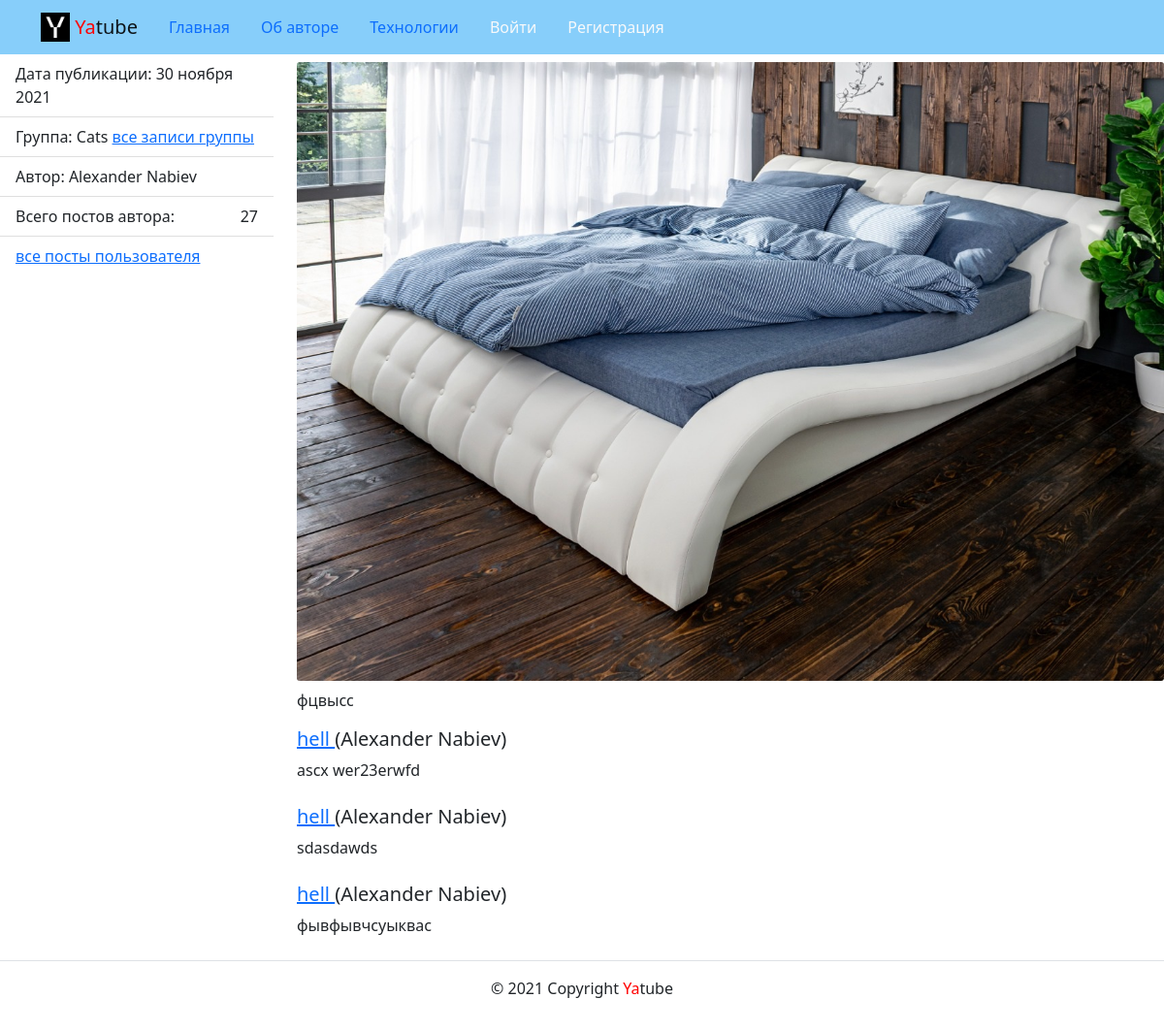
Page /posts/68/ on the committed database.
### posts/models.py (models this page shows, shortened)
class Post(models.Model):
    text = models.TextField(
        verbose_name='Текст поста',
        help_text='Введите текст поста в поле выше',
    )
    pub_date = models.DateTimeField(
        auto_now_add=True,
        verbose_name='Дата поста',
    )
    author = ForeignKey(
        User,
        on_delete=models.CASCADE,
        related_name='posts',
        verbose_name='Автор поста',
    )
    group = ForeignKey(
        Group,
        on_delete=models.SET_NULL,
        related_name='posts',
        blank=True,
        null=True,
        verbose_name='Группа поста',
        help_text='Выберите группу'
    )
    image = models.ImageField(
        upload_to='posts/',
        blank=True,
        verbose_name='Картинка',
        help_text='Выберите картинку',
    )
    class Meta:
        ordering = ('-pub_date',)
        verbose_name = 'Пост'
        verbose_name_plural = 'Посты'

class Comment(models.Model):
    text = models.TextField(
        verbose_name='Текст комментария',
        help_text='Введите текст комментария в поле выше',
    )
    created = models.DateTimeField(
        auto_now_add=True,
        verbose_name='Дата поста',
    )
    post = ForeignKey(
        Post,
        on_delete=models.CASCADE,
        related_name='comments',
        blank=True,
        null=True,
        verbose_name='Комментарий',
        help_text='Комментарий поста'
    )
    author = ForeignKey(
        User,
        on_delete=models.CASCADE,
        related_name='comments',
        verbose_name='Комментарий пользователя',
    )
    class Meta:
        ordering = ('-created',)
        verbose_name = 'Комментарий'
        verbose_name_plural = 'Комментарии'

### groups/models.py (models this page shows)
class Group(models.Model):
    title = models.CharField(
        max_length=200,
        verbose_name='Название группы',
        help_text='Введите название группы',
    )
    slug = models.SlugField(
        unique=True,
        verbose_name='Адрес группы',
        help_text='Введите адрес группы',
    )
    description = models.TextField(
        verbose_name='Описание группы',
        help_text='Введите описание группы',
    )
    def __str__(self):
        return self.title

### posts/views.py (the view)
# urls.py: path('posts/<int:post_id>/', views.post_detail, name='post_detail'),
def post_detail(request, post_id):
    template = 'posts/post_detail.html'
    post = get_object_or_404(Post, pk=post_id)
    group = post.group
    author = f'{post.author.first_name} {post.author.last_name}'
    date = post.pub_date
    posts_count = post.author.posts.count()
    title = f'Пост {post.text[:30]}'
    username = post.author.username
    post_author = post.author
    text = post.text
    comments = post.comments
    form = form = forms.CommentForm(request.POST or None)
    context = {
        'title': title,
        'author': author,
        'group': group,
        'date': date,
        'posts_count': posts_count,
        'username': username,
        'text': text,
        'post_id': post_id,
        'post': post,
        'post_author': post_author,
        'comments': comments,
        'form': form
    }
    return render(request, template, context)

### core/context_processors/year.py (called while the page is built)
def year(request):
    cur_year = tz.now().year
    return {
        'year': cur_year
    }

### templates/posts/post_detail.html (shortened to what this page needs)
{% extends 'base.html' %}
{% load user_filters %}
{% load thumbnail %}
{% block content %}
<div class="row">
        <aside class="col-12 col-md-3">
          <ul class="list-group list-group-flush">
            <li class="list-group-item">
              Дата публикации: {{ date|date:"d E Y" }}
            </li>
            {% if group %}
              <li class="list-group-item">
                Группа: {{ group }}
                <a href="{% url 'posts:group_list' group.slug %}">
                  все записи группы
                </a>
              </li>
              {% endif %}
              <li class="list-group-item">
                Автор: {{ author }}
              </li>
              <li class="list-group-item d-flex justify-content-between align-items-center">
              Всего постов автора:  <span >{{ posts_count }}</span>
            </li>
            <li class="list-group-item">
              <a href="{% url 'posts:profile' username %}">
                все посты пользователя
              </a>
            </li>
          </ul>
        </aside>
        <article class="col-12 col-md-9">
          {% thumbnail post.image "960x339" crop="center" upscale=True as im %}
            <img class="card-img my-2" src="{{ im.url }}">
          {% endthumbnail %}
          <p>
           {{ text|safe }}
          </p>
          {% for comment in comments.all %}
            <div class="media mb-4">
              <div class="media-body">
                <h5 class="mt-0">
                  <a href="{% url 'posts:profile' comment.author %}">
                    {{ comment.author.username }}
                  </a>
                  ({{ comment.author.first_name }} {{ comment.author.last_name }})
                </h5>
                <p>
                  {{ comment.text }}
                </p>
              </div>
            </div>
          {% endfor %}
        </article>
      </div>
{% endblock content %}

### rows in the picture
Post: pub_date "30 ноября 2021", text "фцвысс"
Group: title "Cats"
Comment: author.username "hell", author.first_name "Alexander", author.last_name "Nabiev", text "ascx wer23erwfd"
Comment: author.username "hell", author.first_name "Alexander", author.last_name "Nabiev", text "sdasdawds"
Comment: author.username "hell", author.first_name "Alexander", author.last_name "Nabiev", text "фывфывчсуыквас"

### other values in the picture
{{ author }} "Alexander Nabiev"
{{ posts_count }} "27"
